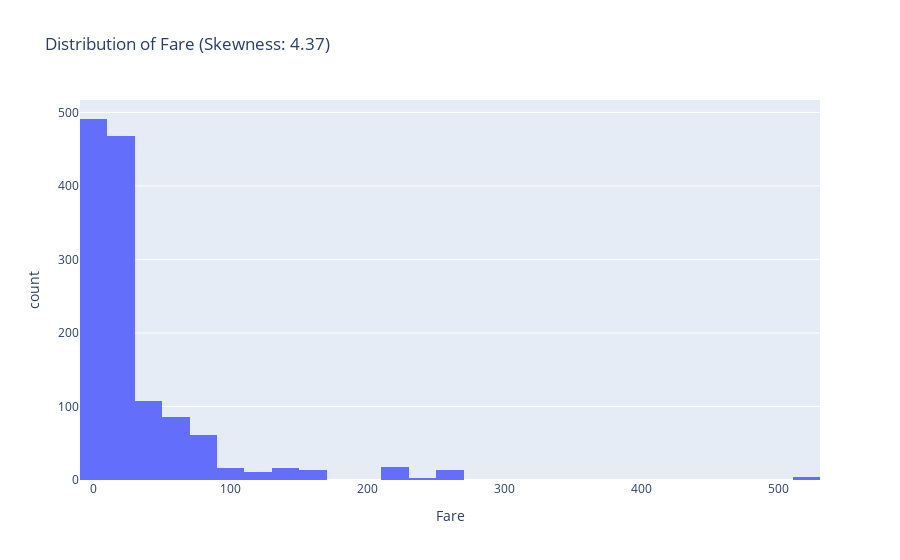

Notebook code for this chart:
### Code cell
fare_fig = px.histogram(data4, x= "Fare", nbins= 30, title=f"Distribution of Fare (Skewness: {skewness_series['Fare']:.2f})")
fare_fig.show()

### Figure 1 — Plotly figure (JSON) as saved in the notebook; plotly's stock layout.template omitted (floating-point values rounded to 4 significant figures; data arrays with more than 128 entries replaced by an {"elided": "..."} marker saying what was removed)
{"data": [{"alignmentgroup": "True", "bingroup": "x", "hovertemplate": "Fare=%{x}<br>count=%{y}<extra></extra>", "legendgroup": "", "marker": {"color": "#636efa", "pattern": {"shape": ""}}, "name": "", "nbinsx": 30, "offsetgroup": "", "orientation": "v", "showlegend": false, "type": "histogram", "x": {"elided": "1309 float values"}, "xaxis": "x", "yaxis": "y"}], "layout": {"barmode": "relative", "legend": {"tracegroupgap": 0}, "title": {"text": "Distribution of Fare (Skewness: 4.37)"}, "xaxis": {"anchor": "y", "domain": [0, 1], "title": {"text": "Fare"}}, "yaxis": {"anchor": "x", "domain": [0, 1], "title": {"text": "count"}}}}
